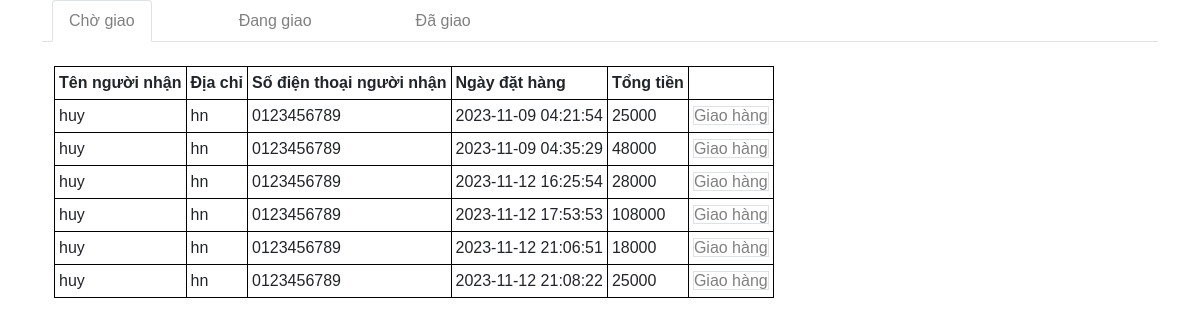
Page /admin/delivery.php on the committed database.
### tables this page shows
CREATE TABLE `tbl_order` (
  `id` int(11) NOT NULL,
  `cus_id` int(11) NOT NULL,
  `receiver_name` varchar(50) NOT NULL,
  `address` varchar(50) NOT NULL,
  `phone` char(20) NOT NULL,
  `created_at` timestamp NOT NULL DEFAULT current_timestamp() ON UPDATE current_timestamp(),
  `total` int(11) NOT NULL,
  `status` int(11) NOT NULL
);

### admin/delivery.php (the view, shortened to what this page needs)
<!DOCTYPE html>
<html lang="en">
<head>
    <link rel="stylesheet" href="https://stackpath.bootstrapcdn.com/bootstrap/5.0.0-alpha1/css/bootstrap.min.css"
>
</head>
<body>
    <div class="container">
    <ul class="nav nav-tabs" role="tablist">
        <li class="nav-item">
            <a class="nav-link active" data-bs-toggle="tab" href="#menu0">Chờ giao</a>
        </li>
        <li class="nav-item">
            <a class="nav-link" data-bs-toggle="tab" href="#menu1">Đang giao</a>
        </li>
        <li class="nav-item">
            <a class="nav-link" data-bs-toggle="tab" href="#menu2">Đã giao</a>
        </li>
    </ul>
    <?php require("../db/connect.php");?>
    <div class="tab-content">
        <div id="menu0" class="container tab-pane active"><br>
            <?php
            $sql = "SELECT * FROM tbl_order WHERE status = 0";
            $result = mysqli_query($conn, $sql);
            ?>
            <table>
                <tr>
                    <th>Tên người nhận</th>
                    <th>Địa chỉ</th>
                    <th>Số điện thoại người nhận</th>
                    <th>Ngày đặt hàng</th>
                    <th>Tổng tiền</th>
                </tr>
                <?php while ($orders = mysqli_fetch_array($result)) { ?>
                    <tr>
                        <td>
                            <?php echo $orders['receiver_name'] ?>
                        </td>
                        <td>
                            <?php echo $orders['address'] ?>
                        </td>
                        <td>
                            <?php echo $orders['phone'] ?>
                        </td>
                        <td>
                            <?php echo $orders['created_at'] ?>
                        </td>
                        <td>
                            <?php echo $orders['total'] ?>
                        </td>
                        <td>
                            <a href="process_delivery.php?id=<?php echo $orders['id']?>" class="border">Giao hàng</a>
                        </td>
                    </tr>
                    <?php
                }
                ?>
            </table>
        </div>
    </div>
    </div>
</body>
</html>

### rows in the picture
tbl_order: receiver_name "huy", address "hn", phone "0123456789", created_at "2023-11-09 04:21:54", total "25000"
tbl_order: receiver_name "huy", address "hn", phone "0123456789", created_at "2023-11-09 04:35:29", total "48000"
tbl_order: receiver_name "huy", address "hn", phone "0123456789", created_at "2023-11-12 16:25:54", total "28000"
tbl_order: receiver_name "huy", address "hn", phone "0123456789", created_at "2023-11-12 17:53:53", total "108000"
tbl_order: receiver_name "huy", address "hn", phone "0123456789", created_at "2023-11-12 21:06:51", total "18000"
tbl_order: receiver_name "huy", address "hn", phone "0123456789", created_at "2023-11-12 21:08:22", total "25000"
